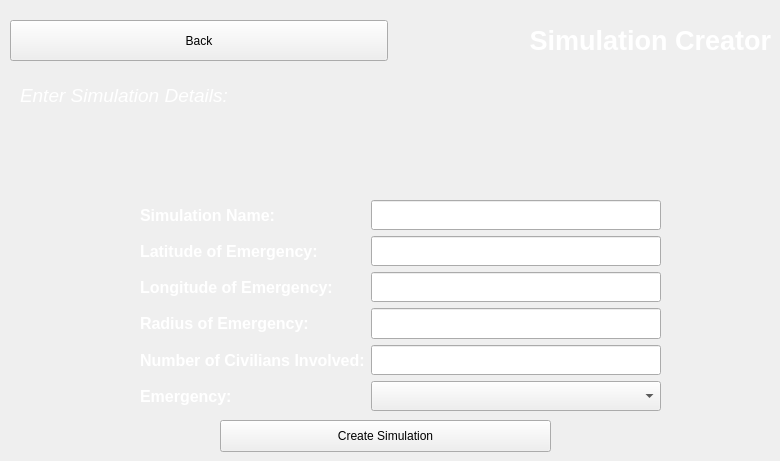
      <widget class="QWidget" name="createNew21">
       <widget class="QWidget" name="layoutWidget_3">
        <property name="geometry">
         <rect>
          <x>10</x>
          <y>20</y>
          <width>761</width>
          <height>41</height>
         </rect>
        </property>
        <layout class="QHBoxLayout" name="horizontalLayout_17">
         <item>
          <widget class="QPushButton" name="backToSimPage2">
           <property name="sizePolicy">
            <sizepolicy hsizetype="Preferred" vsizetype="Preferred">
             <horstretch>0</horstretch>
             <verstretch>0</verstretch>
            </sizepolicy>
           </property>
           <property name="text">
            <string>Back</string>
           </property>
          </widget>
         </item>
         <item>
          <widget class="QLabel" name="simLabel_3">
           <property name="font">
            <font>
             <pointsize>20</pointsize>
             <weight>75</weight>
             <bold>true</bold>
            </font>
           </property>
           <property name="styleSheet">
            <string notr="true">color: white</string>
           </property>
           <property name="text">
            <string>Simulation Creator</string>
           </property>
           <property name="alignment">
            <set>Qt::AlignRight|Qt::AlignTrailing|Qt::AlignVCenter</set>
           </property>
          </widget>
         </item>
        </layout>
       </widget>
       <widget class="QWidget" name="horizontalLayoutWidget_3">
        <property name="geometry">
         <rect>
          <x>20</x>
          <y>80</y>
          <width>741</width>
          <height>31</height>
         </rect>
        </property>
        <layout class="QHBoxLayout" name="horizontalLayout_18">
         <item>
          <widget class="QLabel" name="selectLabel_3">
           <property name="font">
            <font>
             <pointsize>14</pointsize>
             <italic>true</italic>
            </font>
           </property>
           <property name="styleSheet">
            <string notr="true">color:white</string>
           </property>
           <property name="text">
            <string>Enter Simulation Details:</string>
           </property>
          </widget>
         </item>
        </layout>
       </widget>
       <widget class="QWidget" name="gridLayoutWidget">
        <property name="geometry">
         <rect>
          <x>140</x>
          <y>200</y>
          <width>521</width>
          <height>211</height>
         </rect>
        </property>
        <layout class="QGridLayout" name="gridLayout">
         <item row="1" column="0">
          <widget class="QLabel" name="label_3">
           <property name="font">
            <font>
             <pointsize>12</pointsize>
             <weight>75</weight>
             <bold>true</bold>
            </font>
           </property>
           <property name="styleSheet">
            <string notr="true">color:white</string>
           </property>
           <property name="text">
            <string>Latitude of Emergency:</string>
           </property>
          </widget>
         </item>
         <item row="3" column="1">
          <widget class="QLineEdit" name="lineEdit4">
           <property name="sizePolicy">
            <sizepolicy hsizetype="Expanding" vsizetype="Preferred">
             <horstretch>0</horstretch>
             <verstretch>0</verstretch>
            </sizepolicy>
           </property>
          </widget>
         </item>
         <item row="4" column="1">
          <widget class="QLineEdit" name="lineEdit5">
           <property name="sizePolicy">
            <sizepolicy hsizetype="Expanding" vsizetype="Preferred">
             <horstretch>0</horstretch>
             <verstretch>0</verstretch>
            </sizepolicy>
           </property>
          </widget>
         </item>
         <item row="3" column="0">
          <widget class="QLabel" name="label_8">
           <property name="font">
            <font>
             <pointsize>12</pointsize>
             <weight>75</weight>
             <bold>true</bold>
            </font>
           </property>
           <property name="styleSheet">
            <string notr="true">color:white</string>
           </property>
           <property name="text">
            <string>Radius of Emergency:</string>
           </property>
          </widget>
         </item>
         <item row="2" column="0">
          <widget class="QLabel" name="label_7">
           <property name="font">
            <font>
             <pointsize>12</pointsize>
             <weight>75</weight>
             <bold>true</bold>
            </font>
           </property>
           <property name="styleSheet">
            <string notr="true">color:white</string>
           </property>
           <property name="text">
            <string>Longitude of Emergency:</string>
           </property>
          </widget>
         </item>
         <item row="2" column="1">
          <widget class="QLineEdit" name="lineEdit3">
           <property name="sizePolicy">
            <sizepolicy hsizetype="Expanding" vsizetype="Preferred">
             <horstretch>0</horstretch>
             <verstretch>0</verstretch>
            </sizepolicy>
           </property>
          </widget>
         </item>
         <item row="0" column="0">
          <widget class="QLabel" name="label_2">
           <property name="font">
            <font>
             <pointsize>12</pointsize>
             <weight>75</weight>
             <bold>true</bold>
            </font>
           </property>
           <property name="styleSheet">
            <string notr="true">color:white</string>
           </property>
           <property name="text">
            <string>Simulation Name:</string>
           </property>
          </widget>
         </item>
         <item row="0" column="1">
          <widget class="QLineEdit" name="lineEdit">
           <property name="sizePolicy">
            <sizepolicy hsizetype="Expanding" vsizetype="Preferred">
             <horstretch>0</horstretch>
             <verstretch>0</verstretch>
            </sizepolicy>
           </property>
          </widget>
         </item>
         <item row="1" column="1">
          <widget class="QLineEdit" name="lineEdit2">
           <property name="sizePolicy">
            <sizepolicy hsizetype="Expanding" vsizetype="Preferred">
             <horstretch>0</horstretch>
             <verstretch>0</verstretch>
            </sizepolicy>
           </property>
          </widget>
         </item>
         <item row="4" column="0">
          <widget class="QLabel" name="label_9">
           <property name="font">
            <font>
             <pointsize>12</pointsize>
             <weight>75</weight>
             <bold>true</bold>
            </font>
           </property>
           <property name="styleSheet">
            <string notr="true">color:white</string>
           </property>
           <property name="text">
            <string>Number of Civilians Involved:</string>
           </property>
          </widget>
         </item>
         <item row="5" column="0">
          <widget class="QLabel" name="label_16">
           <property name="font">
            <font>
             <pointsize>12</pointsize>
             <weight>75</weight>
             <bold>true</bold>
            </font>
           </property>
           <property name="styleSheet">
            <string notr="true">color:white</string>
           </property>
           <property name="text">
            <string>Emergency:</string>
           </property>
          </widget>
         </item>
         <item row="5" column="1">
          <widget class="QComboBox" name="emSelect">
           <property name="sizePolicy">
            <sizepolicy hsizetype="Preferred" vsizetype="Preferred">
             <horstretch>0</horstretch>
             <verstretch>0</verstretch>
            </sizepolicy>
           </property>
          </widget>
         </item>
        </layout>
       </widget>
       <widget class="QWidget" name="verticalLayoutWidget_3">
        <property name="geometry">
         <rect>
          <x>220</x>
          <y>420</y>
          <width>331</width>
          <height>32</height>
         </rect>
        </property>
        <layout class="QVBoxLayout" name="verticalLayout_15">
         <item>
          <widget class="QPushButton" name="createSim1">
           <property name="sizePolicy">
            <sizepolicy hsizetype="Minimum" vsizetype="Preferred">
             <horstretch>0</horstretch>
             <verstretch>0</verstretch>
            </sizepolicy>
           </property>
           <property name="text">
            <string>Create Simulation</string>
           </property>
          </widget>
         </item>
        </layout>
       </widget>
      </widget>
